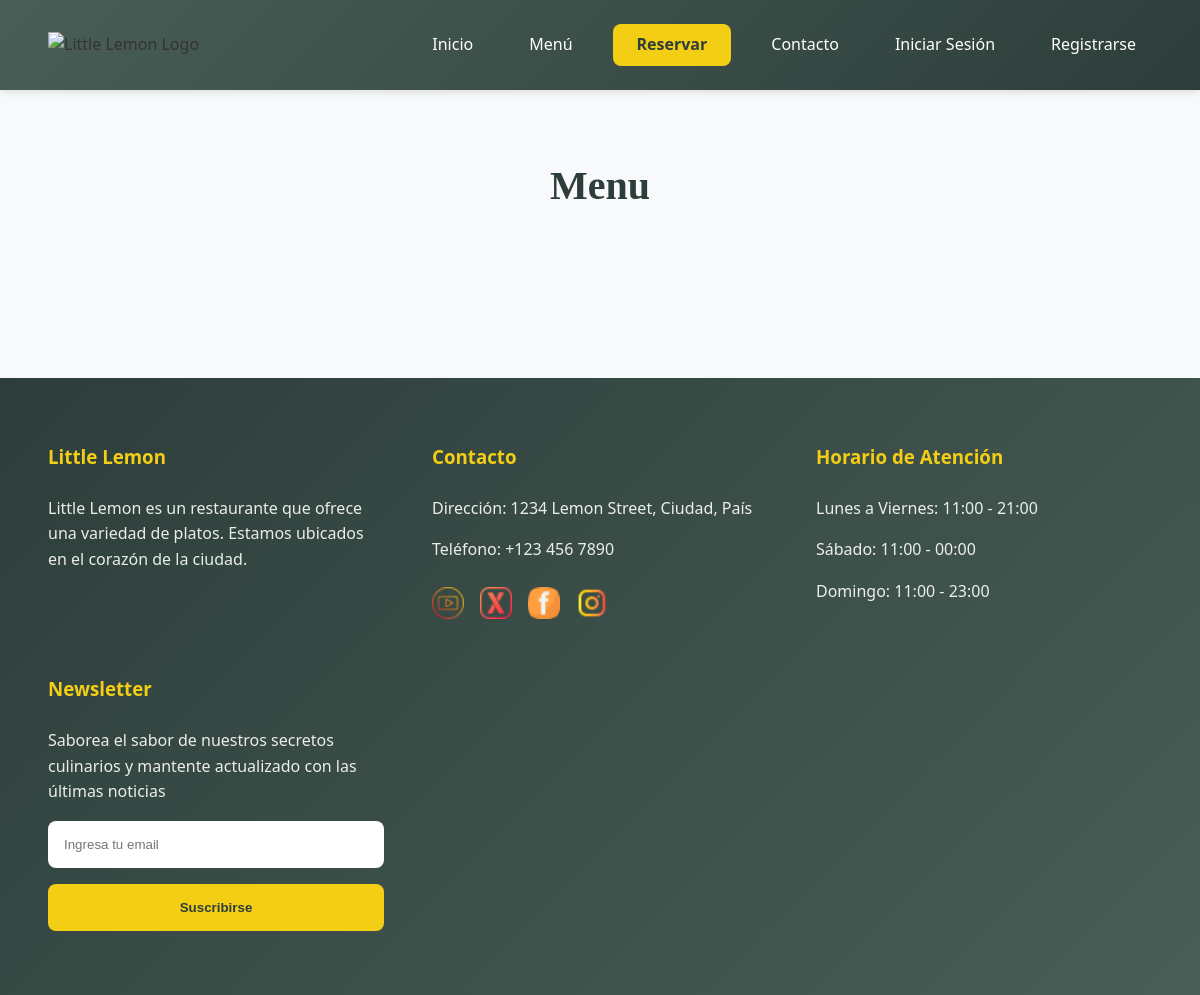
/menu/1/, run on an earlier commit of the app's database.
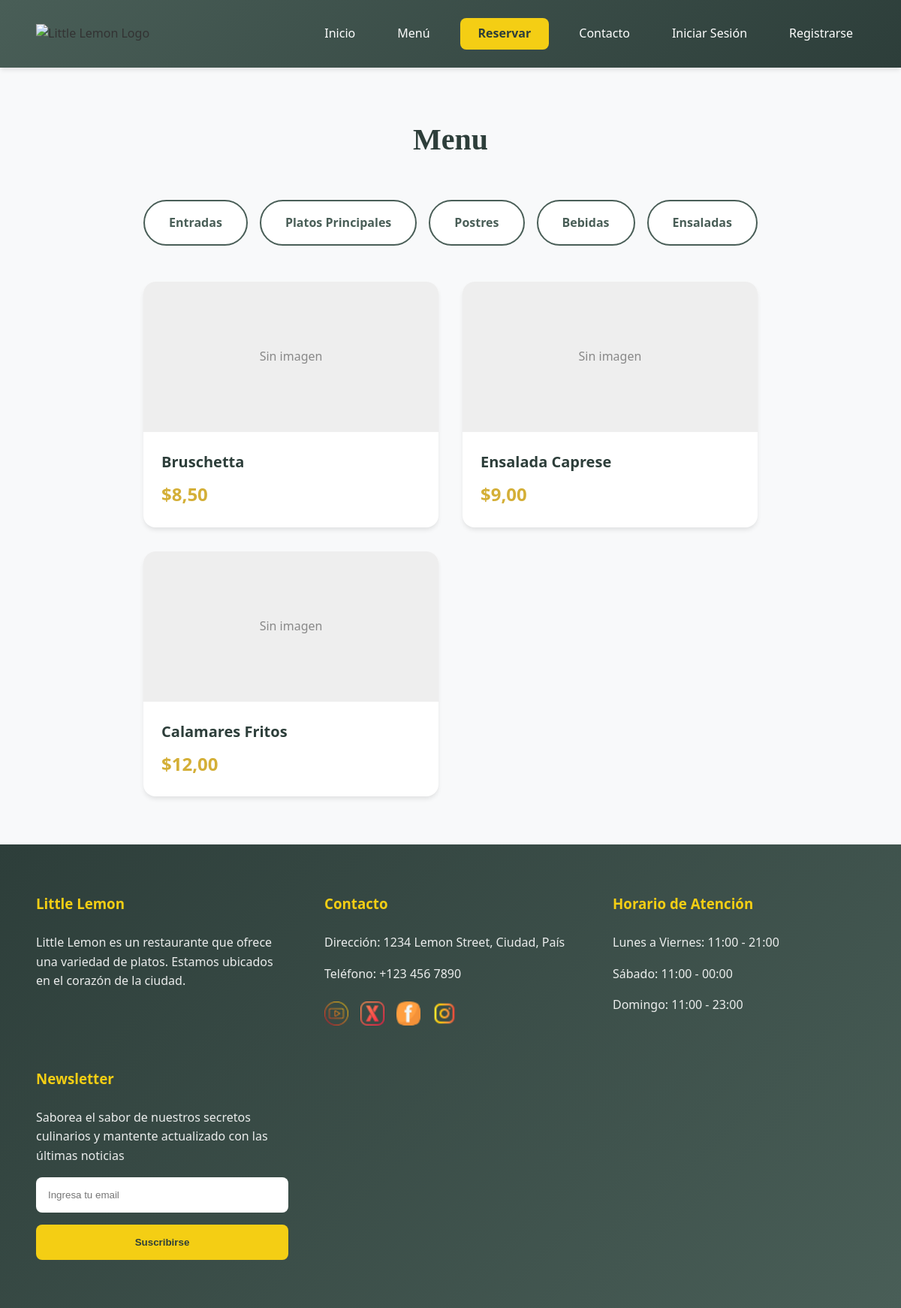
And on a later commit of the database.
### restaurant/models.py (models this page shows, shortened)
class Category(models.Model):
    id = models.AutoField(primary_key=True)
    name = models.CharField(max_length=100, default="Uncategorized")

class Menu(models.Model):
    id = models.AutoField(primary_key=True)
    title = models.CharField(max_length=100, default="No title")
    price = models.DecimalField(max_digits=10, decimal_places=2, default=0.00)
    description = models.TextField(max_length=500, default="No description available")
    image = models.ImageField(upload_to='menu_images')
    category = models.ForeignKey(Category, on_delete=models.CASCADE)

### restaurant/views.py (the view)
# urls.py: path('menu/', views.menu, name='menu'),
def menu(request, category_id=None):
    categories = Category.objects.all().filter(menu__isnull=False).distinct()
    if category_id:
        items = Menu.objects.filter(category__id=category_id)
    else:
        items = Menu.objects.all()
    return render(request, 'restaurant/menu.html', {'items': items, 'categories': categories})

### templates/restaurant/menu.html (shortened to what this page needs)
{%extends 'bases/base.html'%}
{% load static %}
{%block contents%}
<div class="menu_container">
    <h1 class="menu_title">Menu</h1>
    <div class="menu_categories">
        {%for category in categories%}
        <a href="{%url 'menu_category' category.id %}" class="menu_category">{{category.name}}</a>
        {%endfor%}
    </div>
    <div class="menu_cards_container">
        {% for item in items %}
        <div class="menu_card">
            {% if item.image %}
            <img src="{{item.image.url}}" alt="{{item.name}}">
            {% else %}
            <div class="no-image-placeholder"
                style="height: 200px; background-color: #eee; display: flex; align-items: center; justify-content: center; color: #888;">
                <span>Sin imagen</span>
            </div>
            {% endif %}
            <h3 class="menu_item_name">
                {{item.title}}
            </h3>
            <p class="menu_item_price">
                ${{item.price}}
            </p>
        </div>
        {% endfor %}
    </div>
</div>
{%endblock%}

### templates/bases/base.html (shortened to what this page needs)
{% load static %}
<!DOCTYPE html>
<html lang="es">
<head>
    <link rel="stylesheet" href="{% static 'restaurant/styles/style.css' %}">
</head>
<body>
    <nav class="navbar">
        <div class="logo">
            <img src="{% static 'assets/logo2_littlelemon.png' %}}" alt="Little Lemon Logo">
        </div>
        <div class="menu_item">
            <a href="{% url 'home_restaurant' %}">Inicio</a>
            <a href="{% url 'menu' %}">Menú</a>
            <a href="{% url 'book_table' %}" class="nav_book">Reservar</a>
            <a href="{% url 'contact' %}">Contacto</a>
            {% if not request.user.is_authenticated %}
            <a href="{% url 'signin' %}">Iniciar Sesión</a>
            <a href="{% url 'register' %}">Registrarse</a>
            {% else %}
            <a href="{% url 'my_reservations' %}">Mis Reservas</a>
            <span class="welcome_text">Bienvenido, {{ request.user.username }}
                <a href="{% url 'logoff' %}"><img src="{% static 'assets/logout.png' %}" alt="Cerrar sesión"></a>
            </span>
            {% endif %}
        </div>
    </nav>
    {% block contents %}
    {% endblock %}
    <footer>
        <div class="footer_item">
            <h3 class="h3_title">Little Lemon</h3>
            <p class="p_subtitle">Little Lemon es un restaurante que ofrece una variedad de platos. Estamos ubicados en
                el corazón de la ciudad.</p>
        </div>
        <div class="footer_item">
            <h3>Contacto</h3>
            <p>Dirección: 1234 Lemon Street, Ciudad, País</p>
            <p>Teléfono: +123 456 7890</p>
            <div class="contact-rrss">
                <a href="#"><img src="{% static 'assets/youtube_logo.png' %}" alt="youtube"></a>
                <a href="#"><img src="{% static 'assets/x_logo.png' %}" alt="twitter"></a>
                <a href="#"><img src="{% static 'assets/facebook_logo.png' %}" alt="facebook"></a>
                <a href="#"><img src="{% static 'assets/instagram_logo.png' %}" alt="instagram"></a>
            </div>
        </div>
        <div class="footer_item">
            <h3>Horario de Atención</h3>
            <p>Lunes a Viernes: 11:00 - 21:00</p>
            <p>Sábado: 11:00 - 00:00</p>
            <p>Domingo: 11:00 - 23:00</p>
        </div>
        <div class="footer_item">
            <h3>Newsletter</h3>
            <p>Saborea el sabor de nuestros secretos culinarios y mantente actualizado con las últimas noticias</p>
            <form action="#" method="post">
                <input type="email" name="email" placeholder="Ingresa tu email" required>
                <button type="submit">Suscribirse</button>
            </form>
        </div>
    </footer>
</body>
</html>

What changed in the data, as far as the page shows it:
added Category: name "Entradas"
added Category: name "Platos Principales"
added Category: name "Postres"
added Category: name "Bebidas"
added Category: name "Ensaladas"
added Menu: image "Sin imagen", title "Bruschetta", price "8,50"
added Menu: image "Sin imagen", title "Ensalada Caprese", price "9,00"
added Menu: image "Sin imagen", title "Calamares Fritos", price "12,00"
